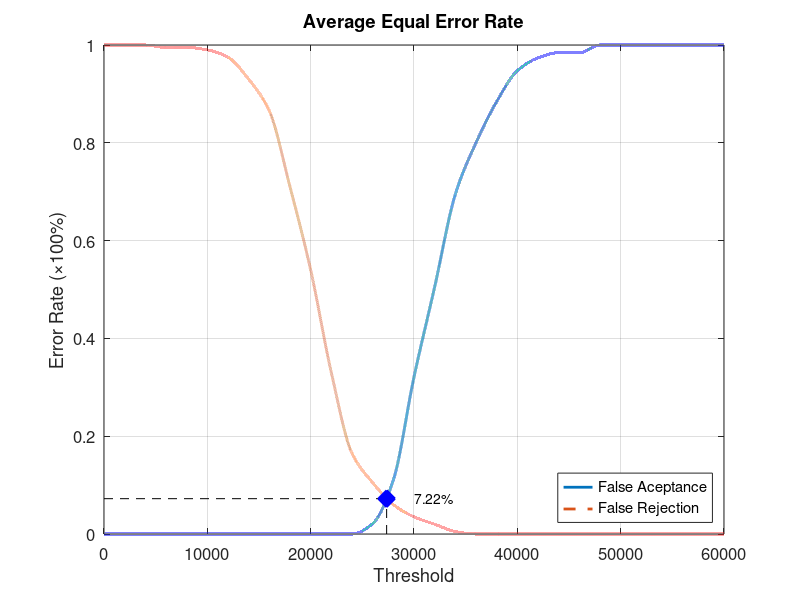
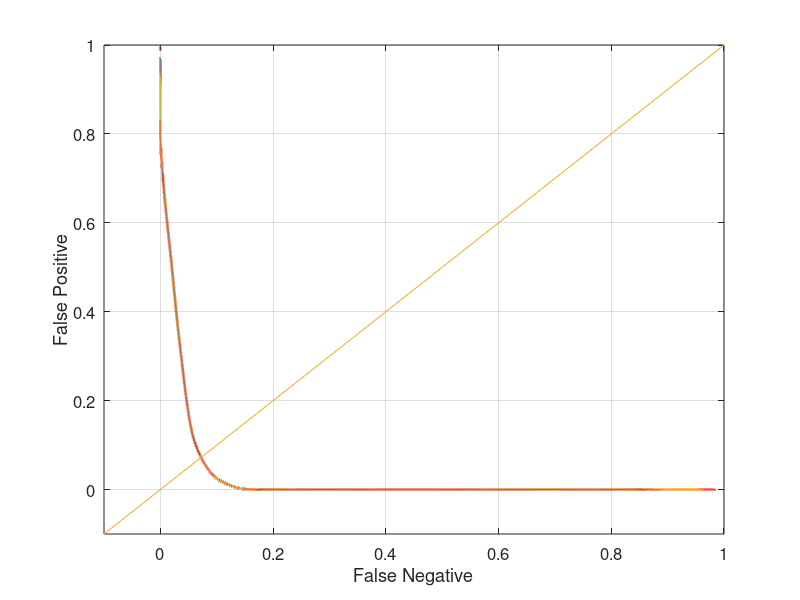

These figures' MATLAB source, in order:
function yEER = Database2_3
close all;
clear;
clc;
x = 0:2000:60000;
xq = 0:0.5:60000;

y0 = [0 0 0 0 0 0 0 0 0 0 0 0 0 0.0210526 0.110526 0.321053 0.505263 0.694737 0.8 0.884211 0.947368 0.973684 0.984211 0.984211 1 1 1 1 1 1 1];
yy0 = interp1(x, y0, xq, 'pchip');
y1 = [1 1 1 0.995 0.995 0.99 0.975 0.93 0.865 0.71 0.54 0.33 0.165 0.105 0.06 0.035 0.02 0.005 0 0 0 0 0 0 0 0 0 0 0 0 0];
yy1 = interp1(x, y1, xq, 'pchip');

% Calculating EER: 
y2 = abs(y0 - y1);
find(y2 == min(y2))
yy2 = abs(yy0 - yy1);
xEER = find(yy2 == min(yy2));
xEERIndex = xq(xEER) % X-axis EER
yEER = yy0(xEER) % Y-axis EER

main = figure
plot(xq, yy0,'-','LineWidth', 2);	hold on
plot(xq, yy1,'--','LineWidth', 2);	hold on
plot([xEERIndex xEERIndex], [0 yEER], 'k--');	hold on
plot([0 xEERIndex], [yEER yEER], 'k--');	hold on
plot(xEERIndex, yEER, 'bx', 'LineWidth', 10);	hold on
text(xEERIndex + 10 * xEERIndex / 100, yEER, [num2str(round((10000 * yEER)) / 100) '%'])
legend('False Aceptance', 'False Rejection', 'Location', 'SouthEast')
xlabel('Threshold')
ylabel('Error Rate (\times100%)')
title('Average Equal Error Rate')
set(gca, 'FontSize', 12)
axis([0 60000 0 1])
grid on

print(main, 'Database2_3Main', '-dpng');
FNRxFPR = figure('Color', [1 1 1]);
plot(yy1, yy0, '-', yy1, yy0, 'LineWidth', 2);
hold on
y = -0.1:0.1:1
plot(y, y); 
set(gca, 'FontSize', 12)
xlabel('False Negative')
ylabel('False Positive')
axis([-0.1 1 -0.1 1])
set(gca, 'FontSize', 12)
grid on

print(FNRxFPR, 'Database2_3FNRxFPR','-dpng');
end
